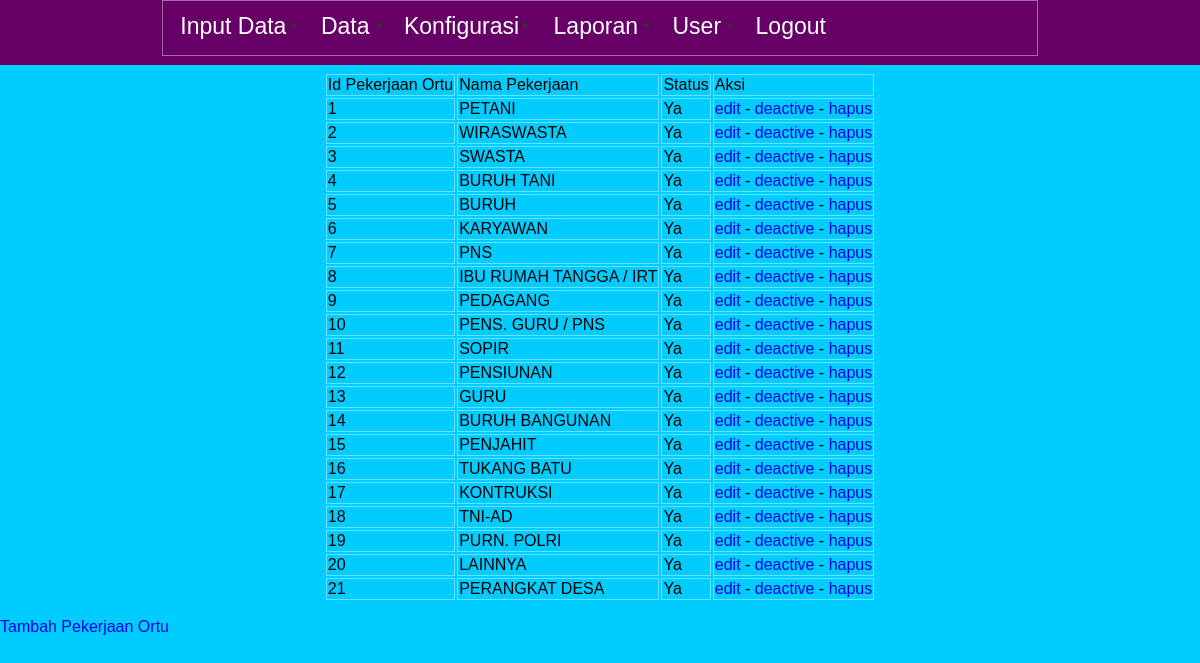
/panel/tampil_pekerjaan_ortu.php (signed in), run on the app's committed database.
### tables this page shows
CREATE TABLE IF NOT EXISTS `ext_pekerjaan_ortu` (
  `id_pekerjaan_ortu` int(10) NOT NULL AUTO_INCREMENT,
  `tipe_pekerjaan` int(2) NOT NULL DEFAULT '1',
  `nama_pekerjaan` varchar(50) NOT NULL,
  `status` int(2) NOT NULL DEFAULT '1',
  PRIMARY KEY (`id_pekerjaan_ortu`)
);

### panel/tampil_pekerjaan_ortu.php (the view, shortened to what this page needs)
<?php require_once('../Connections/connect.php'); ?>
<?php include('auth.php'); ?>
<?php include('../inc/fungsi.php'); ?>
<?php
$query_ext_pekerjaan_ortu = "SELECT * FROM ext_pekerjaan_ortu";
$ext_pekerjaan_ortu = mysql_query($query_ext_pekerjaan_ortu, $connect) or die(mysql_error());
$row_ext_pekerjaan_ortu = mysql_fetch_assoc($ext_pekerjaan_ortu);
?>
<!DOCTYPE html PUBLIC "-//W3C//DTD XHTML 1.0 Transitional//EN" "http://www.w3.org/TR/xhtml1/DTD/xhtml1-transitional.dtd">
<html xmlns="http://www.w3.org/1999/xhtml">
<head>
<link href="../css/style.css" rel="stylesheet" type="text/css" />
</head>
<body>
<div id="nav">
    <table width="73%" border="0" cellspacing="0" cellpadding="0" align="center">
<tr>
    <td><?php include('../inc/header.php') ?></td>
  </tr>
</table>
</div>
<br />
<br />
<br />
<br />
<table border="0" align="center">
  <tr>
    <td>Id Pekerjaan Ortu</td>
    <td>Nama Pekerjaan</td>
    <td>Status</td>
    <td>Aksi</td>
  </tr>
  <?php do { ?>
    <tr>
      <td><?php @$no++; echo @$no; ?></td>
      <td><?php echo $row_ext_pekerjaan_ortu['nama_pekerjaan']; ?></td>
      <td><?php echo yesno($row_ext_pekerjaan_ortu['status']); ?></td>
      <td><a href="edit_pekerjaan_ortu.php?id=<?php echo $row_ext_pekerjaan_ortu['id_pekerjaan_ortu']; ?>">edit</a> - <a href="deactive_pekerjaan_ortu.php?id=<?php echo $row_ext_pekerjaan_ortu['id_pekerjaan_ortu']; ?>">deactive</a> - <a href="hapus_pekerjaan_ortu.php?id=<?php echo $row_ext_pekerjaan_ortu['id_pekerjaan_ortu']; ?>">hapus</a></td>
    </tr>
    <?php } while ($row_ext_pekerjaan_ortu = mysql_fetch_assoc($ext_pekerjaan_ortu)); ?>
</table>
<p><a href="input_pekerjaan_ortu.php">Tambah Pekerjaan Ortu</a></p>
</body>
</html>

### inc/fungsi.php (shortened to what this page needs)
<?php
function yesno($boolean){
	if($boolean == 1){
		echo 'Ya';
	}else{
		echo 'tidak';
	}
}
?>

### css/style.css (style rules this page uses)
body { font-family: Verdana, Geneva, sans-serif; margin:0; background: #0CF; }
#nav { width: 100%; position: fixed; top: 0px; height: 65px; font-size: 23px; margin-top: 0px; left:0; z-index:1; background-color:#606; display:block; }
a:link { text-decoration:none; }
tr, td { border:solid 1px rgba(255,255,255,0.4); }

### data on the page
ext_pekerjaan_ortu: no "1", nama_pekerjaan "PETANI", status "Ya"
ext_pekerjaan_ortu: no "2", nama_pekerjaan "WIRASWASTA", status "Ya"
ext_pekerjaan_ortu: no "3", nama_pekerjaan "SWASTA", status "Ya"
ext_pekerjaan_ortu: no "4", nama_pekerjaan "BURUH TANI", status "Ya"
ext_pekerjaan_ortu: no "5", nama_pekerjaan "BURUH", status "Ya"
ext_pekerjaan_ortu: no "6", nama_pekerjaan "KARYAWAN", status "Ya"
ext_pekerjaan_ortu: no "7", nama_pekerjaan "PNS", status "Ya"
ext_pekerjaan_ortu: no "8", nama_pekerjaan "IBU RUMAH TANGGA / IRT", status "Ya"
ext_pekerjaan_ortu: no "9", nama_pekerjaan "PEDAGANG", status "Ya"
ext_pekerjaan_ortu: no "10", nama_pekerjaan "PENS. GURU / PNS", status "Ya"
ext_pekerjaan_ortu: no "11", nama_pekerjaan "SOPIR", status "Ya"
ext_pekerjaan_ortu: no "12", nama_pekerjaan "PENSIUNAN", status "Ya"
ext_pekerjaan_ortu: no "13", nama_pekerjaan "GURU", status "Ya"
ext_pekerjaan_ortu: no "14", nama_pekerjaan "BURUH BANGUNAN", status "Ya"
ext_pekerjaan_ortu: no "15", nama_pekerjaan "PENJAHIT", status "Ya"
ext_pekerjaan_ortu: no "16", nama_pekerjaan "TUKANG BATU", status "Ya"
ext_pekerjaan_ortu: no "17", nama_pekerjaan "KONTRUKSI", status "Ya"
ext_pekerjaan_ortu: no "18", nama_pekerjaan "TNI-AD", status "Ya"
ext_pekerjaan_ortu: no "19", nama_pekerjaan "PURN. POLRI", status "Ya"
ext_pekerjaan_ortu: no "20", nama_pekerjaan "LAINNYA", status "Ya"
ext_pekerjaan_ortu: no "21", nama_pekerjaan "PERANGKAT DESA", status "Ya"
